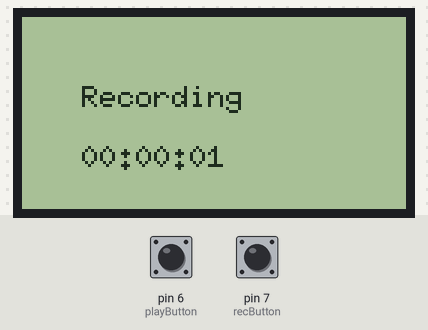
Bench run of a sketch on a simulated Arduino Uno, built with avr-gcc and run on an emulated ATmega328P. Parts: 128×64 one-colour display. Inputs (shaded band) come from the test bench; at power-on: pin 6 (playButton) LOW, pin 7 (recButton) LOW. What the sketch prints to the serial monitor is not drawn.

Above: at 1.2 s.
1.3 s: pin 6 (playButton) pulled HIGH for 0.15 s
At 2.2 s:
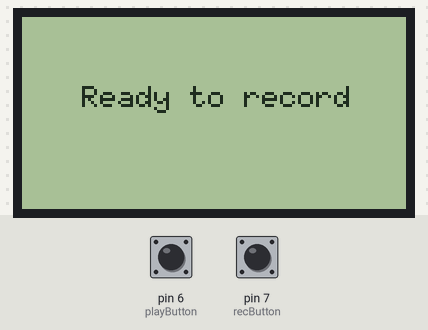
3.1 s: pin 7 (recButton) pulled HIGH for 1 s
At 5.3 s:
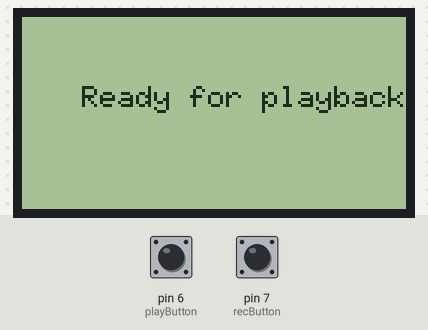
5.9 s: pin 7 (recButton) pulled HIGH for 3.2 s
At 8.7 s:
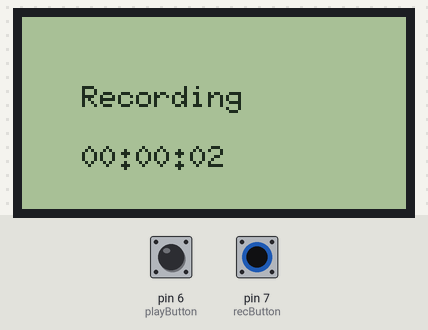
10.7 s: pin 6 (playButton) pulled HIGH for 1 s
At 11.6 s:
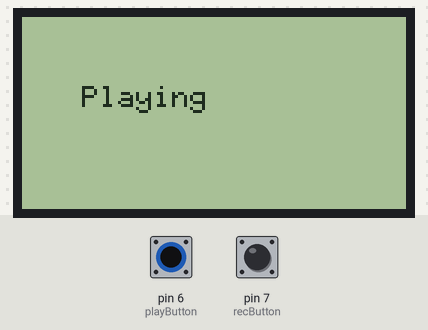
13.3 s: pin 6 (playButton) pulled HIGH for 3.2 s
Timing chart, 0 to 16.3 s (numbered marks = the images above; inputs shaded):
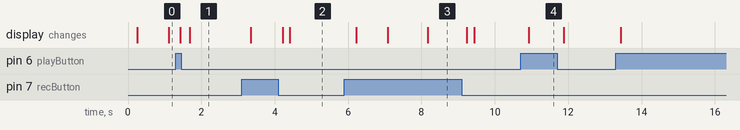

Measured:
- after the input at 1.3 s, the display: first changes after 0.13 s (image 1 shows a later state)
- after the input at 3.1 s, the display: first changes after 0.25 s (image 2 shows a later state)
- after the input at 5.9 s, the display: first changes after 0.32 s (image 3 shows a later state)
- after the input at 10.7 s, the display: changes after 0.23 s (image 4)

The sketch:

final_physics.ino
```cpp
#include <U8g2lib.h>
#include <U8x8lib.h>

U8G2_ST7920_128X64_1_HW_SPI u8g2(U8G2_R0, /* CS=*/ 10, /* reset=*/ 8);

int systemState = 0;
unsigned long startTime = -1;
unsigned long playBackTime = 0;
const int recButton = 7;
const int playButton = 6; // Moved this pin to avoid conflict with LCD connections

void setup() {

  Serial.begin(9600);
  u8g2.begin();
  u8g2.enableUTF8Print();
  u8g2.setFont(u8g2_font_6x10_tf);
  u8g2.setColorIndex(1);
  pinMode(recButton, INPUT_PULLUP);
  pinMode(playButton, INPUT_PULLUP);
}

void loop() {
  if (digitalRead(recButton) == HIGH) {
    if(startTime==-1) startTime = millis() / 1000;

     digitalWrite(playButton, LOW);
    systemState = 1;
  }
  if (digitalRead(playButton) == HIGH) {
    digitalWrite(recButton, LOW);
    systemState = 2;
  }
  if (digitalRead(recButton) == LOW) {
    playBackTime = (millis() / 1000)-startTime;
    startTime = -1;
  }
  if (digitalRead(playButton) == LOW && digitalRead(recButton) == LOW) {
    if(systemState==1){
      systemState = 3;
    }
    else if(systemState != 3){
      systemState = 0;
    }
  }

  u8g2.firstPage();
  do {
    draw();
  } while( u8g2.nextPage() );
}

void draw(){
  if(systemState==0){
    u8g2.drawStr(20, 30, "Ready to record");
    return;
  }

  if(systemState==1){
    u8g2.drawStr(20, 30, "Recording");
    unsigned long timeSpent = (millis() / 1000)-startTime;

    Serial.println(timeSpent);
    char timeStr[9];
    snprintf(timeStr, sizeof(timeStr), "%02d:%02d:%02d", 0, 0, timeSpent);
    u8g2.drawStr(20, 50, timeStr);
    return;
  }

  if(systemState==2){
    u8g2.drawStr(20, 30, "Playing");
    return;
  }

  if(systemState==3){
    u8g2.drawStr(20, 30, "Ready for playback");
    return;
  }
}
```
